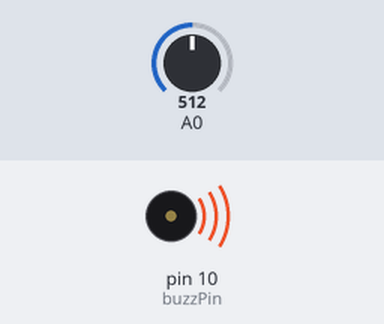
The sketch below on a simulated Arduino Uno, built with avr-gcc and run on an emulated ATmega328P. Shown: buzzer (waves = sounding, pin HIGH). The test bench sets the inputs (shaded band); at power-on: A0 = 512.

Above: at 1.2 s.
1.3 s: A0 set to 590
2.8 s: A0 set to 617
At 3.6 s:
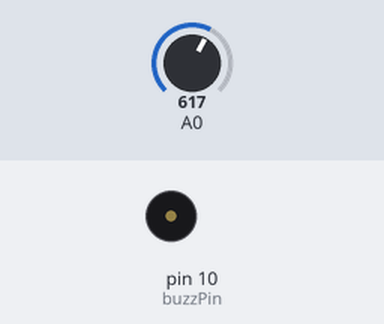
4.3 s: A0 set to 511
At 4.8 s:
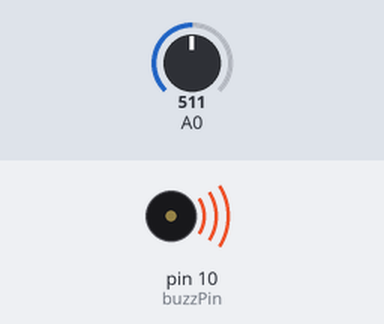
5.8 s: A0 set to 610
At 7.1 s:
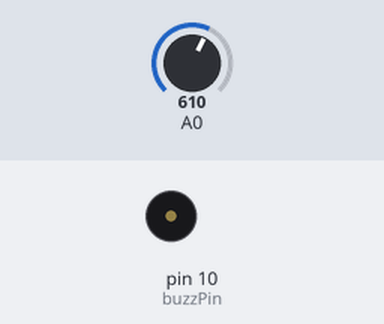
Timing chart, 0 to 8.3 s (numbered marks = the images above; inputs shaded):
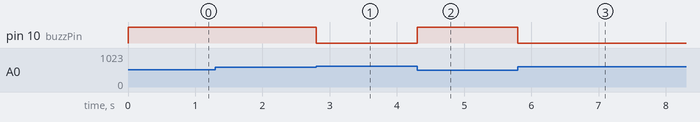

Measured:
- the behaviour switches between 599 and 600 on A0 (found by bisection; images 0 and 1)
- after the input at 1.3 s, every drawn part: stays the same
- after the input at 2.8 s, pin 10 (buzzPin): HIGH → LOW at once
- after the input at 4.3 s, pin 10 (buzzPin): LOW → HIGH at once
- after the input at 5.8 s, pin 10 (buzzPin): HIGH → LOW at once

The sketch:

dachik_hola_magnite.ino
```cpp
int buzzPin = 10;
void setup()
{
  pinMode(A0, INPUT);
  pinMode(buzzPin, OUTPUT);
}
void loop()
{
  int k = analogRead(A0);
  Serial.println(k);
  if (k < 600)
  {
    digitalWrite(buzzPin, HIGH);
  }
  else
  {
    digitalWrite(buzzPin, LOW);
  }
}
```
